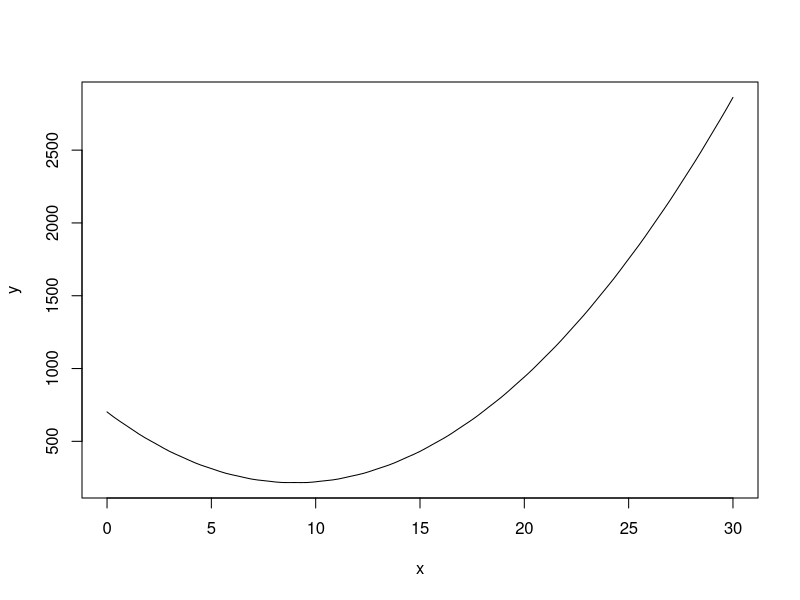

R code for this plot: (Note: this script raises an error after producing the figure.)
#OPTIMISE

y <- function(x) {(x-3)^2+2*(x-3)^2+3*(x-15)^2+sin(100*x)}

optimise(y, c(0,100))
optimise(y, c(0,15))
optimise(y, c(9,12))
optimise(y, c(10,11))
plot(y,0,30)

# we do not get the same optimum each time
# we get local optimums (not global optimum)

#INTEGRATE

function(x) {x*sin(x)}
integrate(function(x) {x*sin(x)}, lower = -7e5, upper = 7e5, subdivisions=1e7)
system.time(integrate(function(x) {x*sin(x)}, lower = -7e5, upper = 7e5, subdivisions=1e7))

#PARALLEL

#make subintervals of the given interval (-7e5,7e5)

library(parallel)
cl <- makePSOCKcluster(16)  #1.56
system.time(parLapply(cl,(-7:7)*1e5,(function(x) { integrate(function (x) { x*sin(x) }, x, x+1e5, subdivisions = 1e7)})))
stopCluster(cl)







